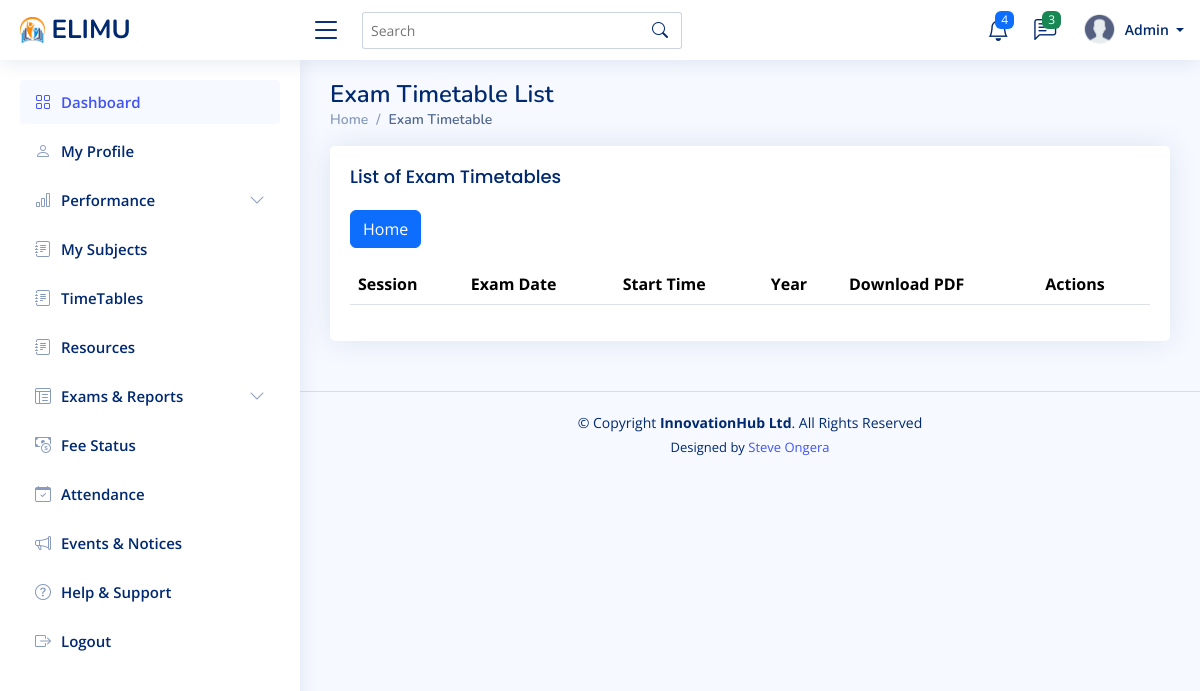
The page /timetable/ on the database as committed earlier.
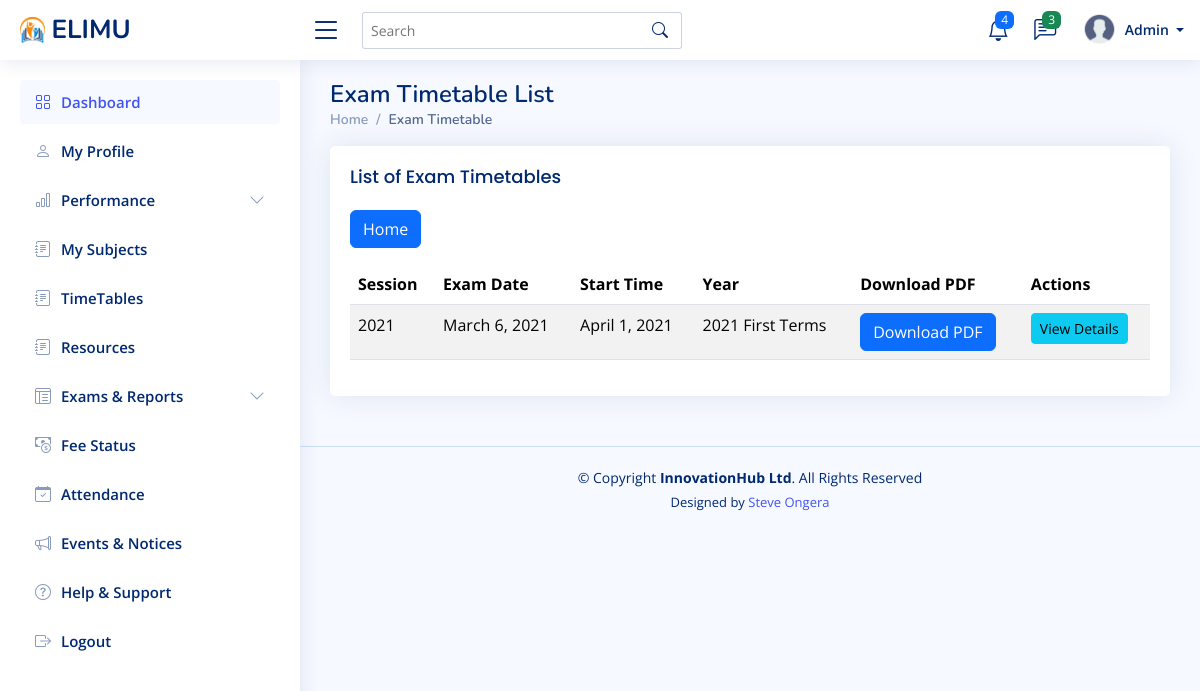
The same page on the database as committed later.
### myapp/models.py (models this page shows, shortened)
class ExamTimeTable(models.Model):
    name = models.CharField(max_length= 50 , blank=True, null=True)
    start_date = models.DateField(blank=True, null=True)
    end_date = models.DateField(blank=True, null=True)
    session = models.ForeignKey(ExaminationSession, on_delete=models.CASCADE, related_name='timetables')
    time_table_pdf = models.FileField(upload_to='time_tables/', blank=True, null=True)

class ExaminationSession(models.Model):
    year = models.IntegerField()
    start_date = models.DateField()
    end_date = models.DateField()

### myapp/views.py (the view)
# urls.py: path('timetable/', views.timetable_list, name='timetable_list'),
def timetable_list(request):
    timetables = ExamTimeTable.objects.select_related('session').all()
    return render(request, 'time_table/timetable_list.html', {'timetables': timetables})

### myapp/context_processors.py (called while the page is built)
def unread_messages(request):
    if request.user.is_authenticated:
        messages = Message.objects.filter(receiver=request.user, is_read=False).order_by('-timestamp')
        return {'messages': messages}
    return {'messages': []}

### templates/time_table/timetable_list.html
{% extends "base/base.html" %}
{% block content %}
<div class="pagetitle">
    <h1>Exam Timetable List</h1>
    <nav>
      <ol class="breadcrumb">
        {% if request.user.is_staff %}
        <li class="breadcrumb-item"><a href="{% url 'admin_dashboard' %}">Home</a></li>
        {% else %}
        <li class="breadcrumb-item"><a href="{% url 'student_dashboard' %}">Home</a></li>
        {% endif %}
        <li class="breadcrumb-item active">Exam Timetable</li>
      </ol>
    </nav>
</div>
<section class="section">
    <div class="row">
        <div class="col-lg-12">
            <div class="card">
                <div class="card-body">
                    <h5 class="card-title">List of Exam Timetables</h5>
                    {% if request.user.is_staff %}
                    <a href="{% url 'create_timetable' %}" class="btn btn-primary mb-3">Create New Timetable</a>
                    {% else %}
                    <a href="{% url 'student_dashboard' %}" class="btn btn-primary mb-3">Home</a>
                    {% endif %}
                    <div class="table-responsive">
                        <table class="table table-striped">
                            <thead>
                                <tr>
                                    <th>Session</th>
                                    <th>Exam Date</th>
                                    <th>Start Time</th>
                                    <th>Year</th>
                                    <th>Download PDF</th>
                                    <th>Actions</th>
                                </tr>
                            </thead>
                            <tbody>
                                {% for timetable in timetables %}
                                    <tr>
                                        <td>{{ timetable.session.year }}</td>
                                        <td>{{ timetable.start_date }}</td>
                                        <td>{{ timetable.end_date }}</td>
                                        <td>{{ timetable.name }}</td>
                                        <td>
                                          {% if timetable.time_table_pdf %}
                                              <a href="{{ timetable.time_table_pdf.url }}" class="btn btn-primary" download>Download PDF</a>
                                          {% else %}
                                              No PDF available
                                          {% endif %}
                                        </td>
                                        <td>
                                            {% if request.user.is_staff %}
                                            <a href="{% url 'exam_timetable_detail' timetable.id %}" class="btn btn-sm btn-info">View Details</a>
                                            <a href="{% url 'update_timetable' timetable.id %}" class="btn btn-sm btn-warning">Edit</a>
                                            <a href="{% url 'delete_timetable' timetable.id %}" class="btn btn-sm btn-danger">Delete</a>
                                            {% else %}
                                           <a href="{% url 'exam_timetable_detail' timetable.id %}" class="btn btn-sm btn-info">View Details</a>
                                            {% endif %}
                                        </td>
                                    </tr>
                                {% endfor %}
                            </tbody>
                        </table>
                    </div>
                </div>
            </div>
        </div>
    </div>
</section>
{% endblock %}

Rows that differ between the two databases and show on the page:
added ExamTimeTable: session.year "2021", start_date "March 6, 2021", end_date "April 1, 2021", name "2021 First Terms"
